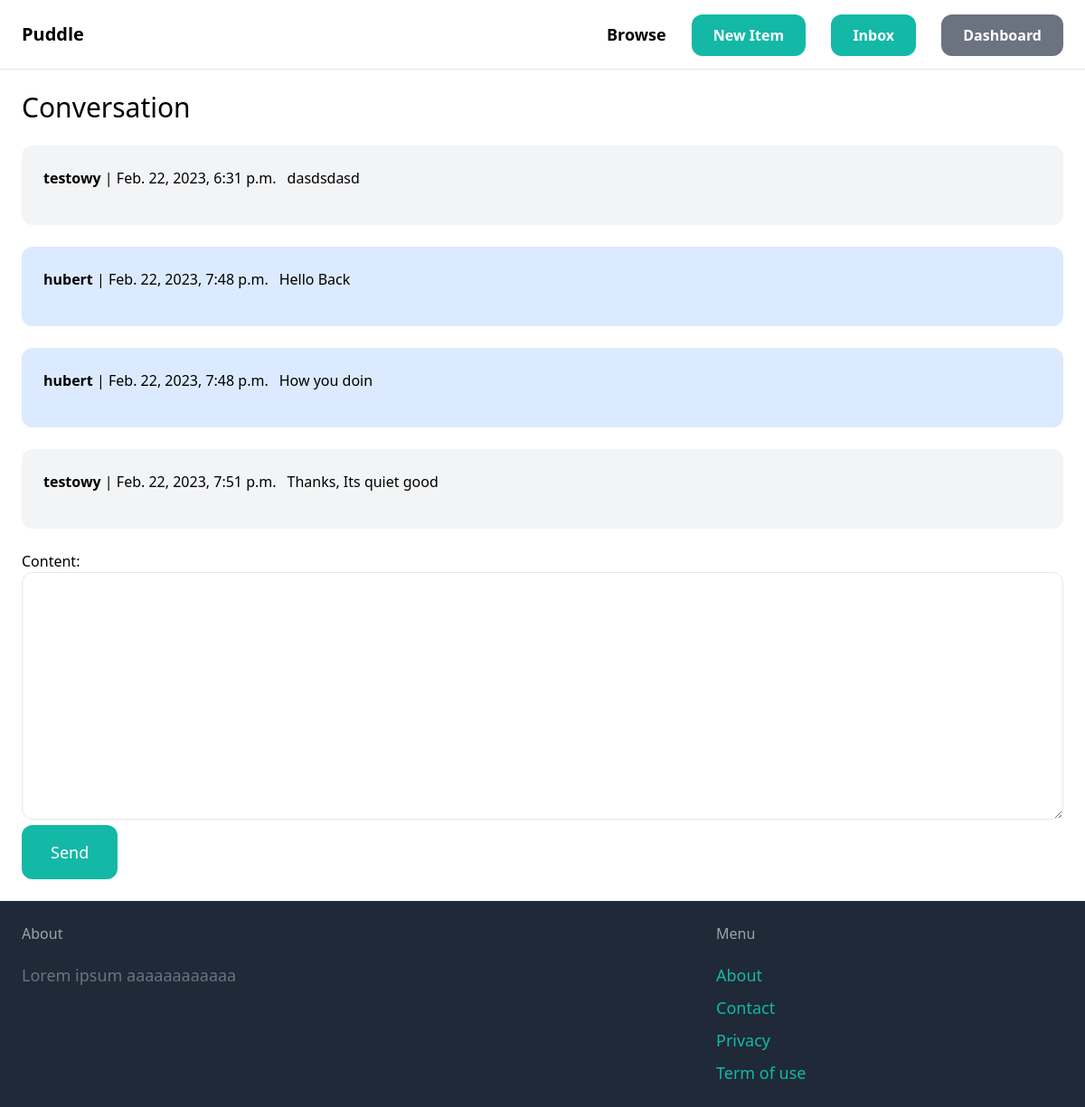
The page /inbox/8/ (signed in) on the database its author committed.
### conversation/models.py (models this page shows)
class ConversationMessage(models.Model):
    conversation = models.ForeignKey(Conversation, related_name='messages', on_delete=models.CASCADE)
    content = models.TextField()
    created_at = models.DateTimeField(auto_now_add=True)
    created_by = models.ForeignKey(User, related_name='created_messages', on_delete=models.CASCADE)

### conversation/views.py (the view)
# urls.py: path('<int:pk>/', views.detail, name='detail'),
@login_required
def detail(request,pk):
    conversation = Conversation.objects.filter(members__in=[request.user.id]).get(pk=pk)
    if request.method=="POST":
        form = ConversationMessageForm(request.POST)
        if form.is_valid:
            conversation_message = form.save(commit=False)
            conversation_message.conversation = conversation
            conversation_message.created_by = request.user
            conversation_message.save()
            conversation.save()
            return redirect('conversation:detail',pk=pk)
    else:
        form = ConversationMessageForm()
    return render(request, 'conversation/detail.html',{
        'conversation':conversation,
        'form':form,
    })

### conversation/forms.py
class ConversationMessageForm(forms.ModelForm):
    class Meta:
        model=ConversationMessage
        fields=('content',)
        widgets = {
            'content': forms.Textarea(attrs={
                'class':'w-full py-4 px-6 rounded-xl border'
            })
        }

### conversation/templates/conversation/detail.html (shortened to what this page needs)
{% extends 'core/base.html' %}
{%block content%}
<h1 class="mb-6 text-3xl">Conversation</h1>
<div class="space-y-6">
{%for message in conversation.messages.all%}
        <div class="p-6 flex {%if message.created_by == request.user%}bg-blue-100 {%else%} bg-gray-100 {%endif%}rounded-xl">
            <p class="mb-4"><b>{{message.created_by.username}}</b> | {{message.created_at}}</p>
            <p class="mb-4 px-3">{{message.content}}</p>
        </div>
{%endfor%}
</div>
<form method="POST" action="." class="mt-6">
{{form.as_p}}
<button class="py-4 px-8 text-lg bg-teal-500 hover:bg-teal-700 rounded-xl text-white">Send</button>
</form>
{%endblock%}

### rows shown on the page
ConversationMessage: created_by.username "testowy", created_at "Feb. 22, 2023, 6:31 p.m.", content "dasdsdasd"
ConversationMessage: created_by.username "hubert", created_at "Feb. 22, 2023, 7:48 p.m.", content "Hello Back"
ConversationMessage: created_by.username "hubert", created_at "Feb. 22, 2023, 7:48 p.m.", content "How you doin"
ConversationMessage: created_by.username "testowy", created_at "Feb. 22, 2023, 7:51 p.m.", content "Thanks, Its quiet good"
